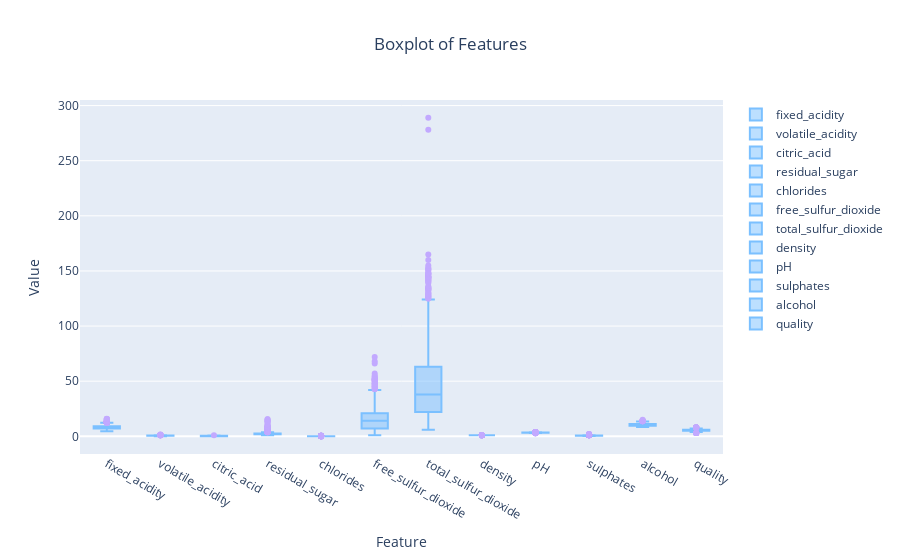

Source (notebook cell):
### Markdown cell above
After fixing the columns names, we can check for the outliers in the features itself.

### Code cell
plot_box_chart(wine_df, "Feature", "Value", "Boxplot of Features", save_path="boxplot_features.png")

### Figure 1 — Plotly figure (JSON) as saved in the notebook; plotly's stock layout.template omitted (floating-point values rounded to 4 significant figures; data arrays with more than 128 entries replaced by an {"elided": "..."} marker saying what was removed)
{"data": [{"boxpoints": "outliers", "line": {"color": "#7BC0FF"}, "marker": {"color": "#C2A9FF"}, "name": "fixed_acidity", "type": "box", "y": {"elided": "1359 float values"}}, {"boxpoints": "outliers", "line": {"color": "#7BC0FF"}, "marker": {"color": "#C2A9FF"}, "name": "volatile_acidity", "type": "box", "y": {"elided": "1359 float values"}}, {"boxpoints": "outliers", "line": {"color": "#7BC0FF"}, "marker": {"color": "#C2A9FF"}, "name": "citric_acid", "type": "box", "y": {"elided": "1359 float values"}}, {"boxpoints": "outliers", "line": {"color": "#7BC0FF"}, "marker": {"color": "#C2A9FF"}, "name": "residual_sugar", "type": "box", "y": {"elided": "1359 float values"}}, {"boxpoints": "outliers", "line": {"color": "#7BC0FF"}, "marker": {"color": "#C2A9FF"}, "name": "chlorides", "type": "box", "y": {"elided": "1359 float values"}}, {"boxpoints": "outliers", "line": {"color": "#7BC0FF"}, "marker": {"color": "#C2A9FF"}, "name": "free_sulfur_dioxide", "type": "box", "y": {"elided": "1359 float values"}}, {"boxpoints": "outliers", "line": {"color": "#7BC0FF"}, "marker": {"color": "#C2A9FF"}, "name": "total_sulfur_dioxide", "type": "box", "y": {"elided": "1359 float values"}}, {"boxpoints": "outliers", "line": {"color": "#7BC0FF"}, "marker": {"color": "#C2A9FF"}, "name": "density", "type": "box", "y": {"elided": "1359 float values"}}, {"boxpoints": "outliers", "line": {"color": "#7BC0FF"}, "marker": {"color": "#C2A9FF"}, "name": "pH", "type": "box", "y": {"elided": "1359 float values"}}, {"boxpoints": "outliers", "line": {"color": "#7BC0FF"}, "marker": {"color": "#C2A9FF"}, "name": "sulphates", "type": "box", "y": {"elided": "1359 float values"}}, {"boxpoints": "outliers", "line": {"color": "#7BC0FF"}, "marker": {"color": "#C2A9FF"}, "name": "alcohol", "type": "box", "y": {"elided": "1359 float values"}}, {"boxpoints": "outliers", "line": {"color": "#7BC0FF"}, "marker": {"color": "#C2A9FF"}, "name": "quality", "type": "box", "y": {"elided": "1359 int values"}}], "layout": {"title": {"text": "Boxplot of Features", "x": 0.5}, "xaxis": {"title": {"text": "Feature"}}, "yaxis": {"title": {"text": "Value"}}}}
